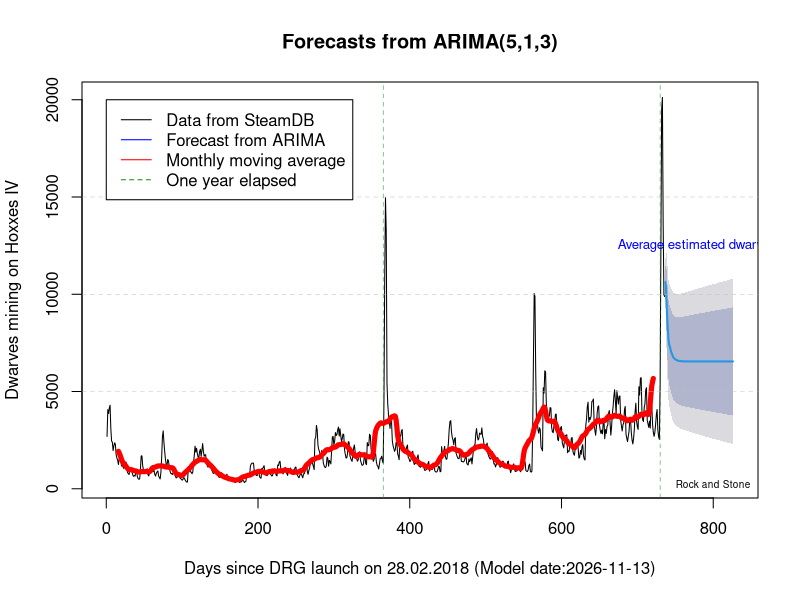

Source code (R):
#Setup

#setwd("...")

#Import

data <- read.csv(file = "chart.csv", sep = ";", header = TRUE)

data_selection <- data[455:length(data[,2]),1:2]

#Analysis

require(forecast)

ma <- ma(data_selection[,2], 30)

model <- auto.arima(data_selection[,2])

forecast_period <- 90

model_forecast <- round(median(forecast(model, h = forecast_period)$mean))

png(sprintf("drg_model_%4s.png", Sys.Date()), width = 1600, height = 800)

plot(forecast(model, h = forecast_period), ylab = "Dwarves mining on Hoxxes IV", xlab = sprintf("Days since DRG launch on 28.02.2018 (Model date:%4s)", Sys.Date()), lwd = 1)
lines(ma, col = "red", lwd = 5)
abline(v = c(365,365*2), col = "forestgreen", lty = 2, lwd = 0.5)
abline(h = c(5000, 10000, 15000), col = "grey", lty = 2, lwd = 0.5)
legend(0, 20000, legend=c("Data from SteamDB", "Forecast from ARIMA", "Monthly moving average", "One year elapsed"), col=c("black", "blue", "red", "forestgreen"), lty=c(1, 1, 1, 2), cex=1)
text(800, 250, "Rock and Stone", cex=0.6)
text(800, 12500, sprintf("Average estimated dwarves:%d", model_forecast), col = "blue", cex=0.8)

dev.off()
